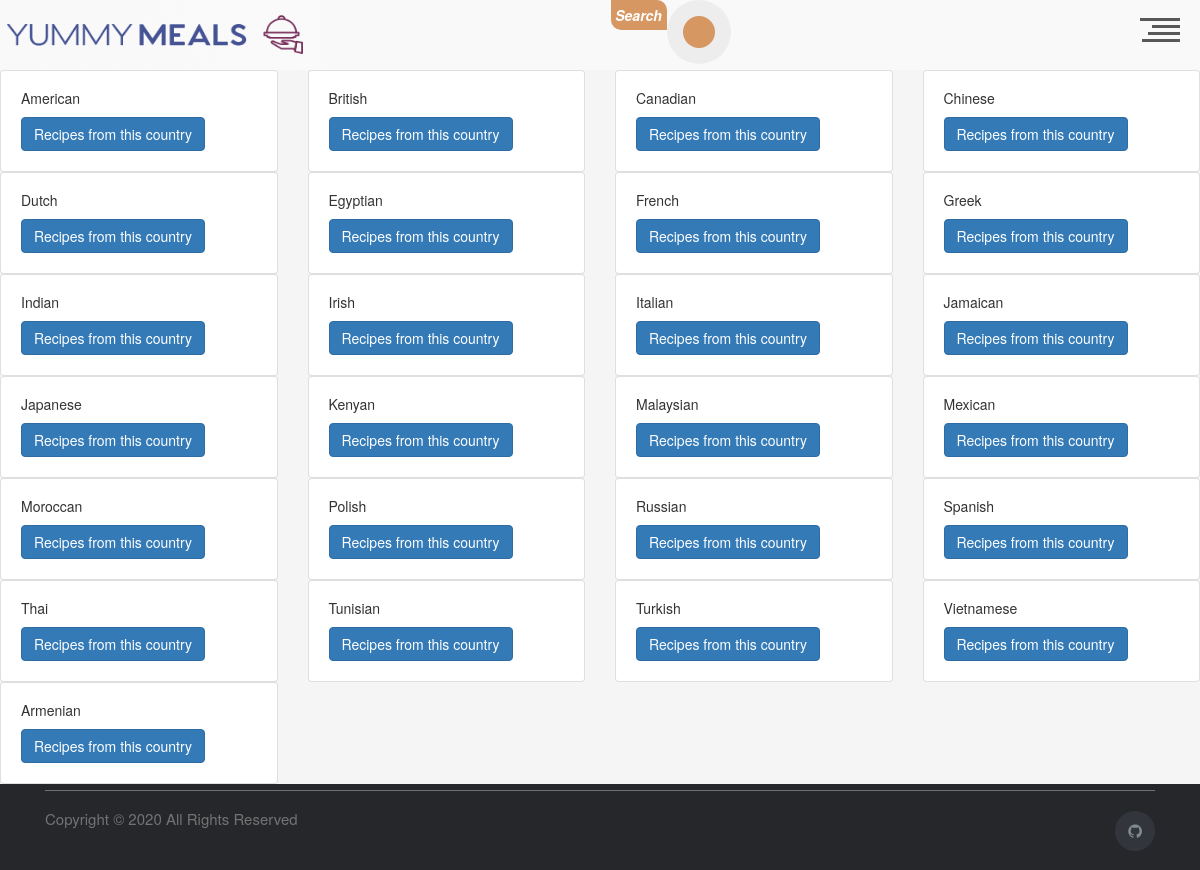
Screenshot of /meal/areas with the database file from the repository.
### app/meals/models.py (models this page shows, shortened)
class Area(db.Model):
    __tablename__ = 'area'
    id = Column(Integer, primary_key=True)
    name = Column(String)

### app/meals/routes.py (the view)
@meals_bp.route('/areas')
def areas_list():
    areas = Area.query.all()
    return render_template(
        'areas_list.html',
        areas=areas)

### app/meals/templates/areas_list.html
{% extends 'base.html' %}
{% block content %}
<div class="row">
{% for country in areas  %}
 <div class="col-sm-3">
    <div class="card">
      <div class="card-body">
        <h5 class="card-title">{{country.name}}</h5>
        <a href={{url_for('meals.meals_by_countries' ,  a_id = country.id)}}  class="btn btn-primary">Recipes from this country</a>
      </div>
    </div>
  </div>
{% endfor %}
</div>
{% endblock content %}

### app/index/static/css/base.css (style rules this page uses)
* { margin: 0; padding: 0; outline: none; box-sizing: border-box; }
body { background-color: #ededed; }

### app/index/static/css/header.css (style rules this page uses)
html, div, span, applet, object, iframe, h1, h2, h3, h4, h5, h6, p, blockquote, pre, a, abbr, acronym, address, big, cite, code, del, dfn, em, img, ins, kbd, q, s, samp, small, strike, strong, sub, sup, tt, var, b, u, i, center, dl, dt, dd, ol, ul, li, fieldset, form, label, legend, table, caption, tbody, tfoot, thead, tr, th, td, article, aside, canvas, details, embed, figure, figcaption, footer, header, hgroup, menu, nav, output, ruby, section, summary, time, mark, audio, video { margin: 0; padding: 0; border: 0; font-size: 100%; font: inherit; vertical-align: baseline; }
body { line-height: 1; }
html * { -webkit-font-smoothing: antialiased; -moz-osx-font-smoothing: grayscale; }
*, *:after, *:before { -webkit-box-sizing: border-box; -moz-box-sizing: border-box; box-sizing: border-box; }
html, body { height: 100%; }
a { color: #72d69a; text-decoration: none; transition: color .2s ease-out; }
* { outline: none; border: none; padding: 0; }

### rows the page displays
Area: name "American"
Area: name "British"
Area: name "Canadian"
Area: name "Chinese"
Area: name "Dutch"
Area: name "Egyptian"
Area: name "French"
Area: name "Greek"
Area: name "Indian"
Area: name "Irish"
Area: name "Italian"
Area: name "Jamaican"
Area: name "Japanese"
Area: name "Kenyan"
Area: name "Malaysian"
Area: name "Mexican"
Area: name "Moroccan"
Area: name "Polish"
Area: name "Russian"
Area: name "Spanish"
Area: name "Thai"
Area: name "Tunisian"
Area: name "Turkish"
Area: name "Vietnamese"
Area: name "Armenian"
